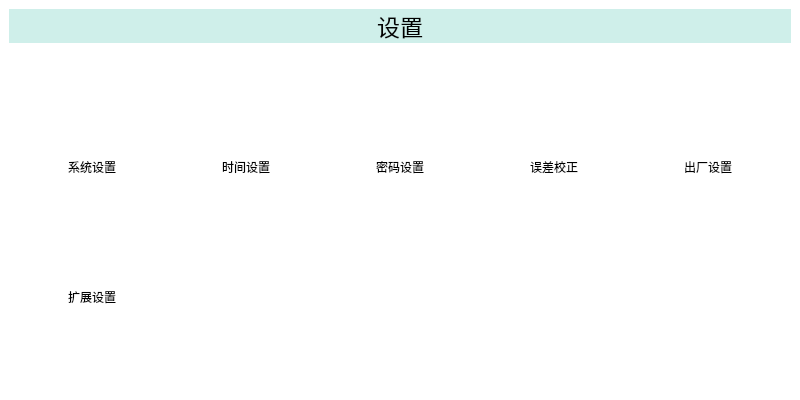
<?xml version="1.0" encoding="UTF-8"?>
<ui version="4.0">
 <class>FormArguSetting</class>
 <widget class="QWidget" name="FormArguSetting">
  <property name="geometry">
   <rect>
    <x>0</x>
    <y>0</y>
    <width>800</width>
    <height>400</height>
   </rect>
  </property>
  <property name="minimumSize">
   <size>
    <width>0</width>
    <height>400</height>
   </size>
  </property>
  <property name="maximumSize">
   <size>
    <width>16777215</width>
    <height>400</height>
   </size>
  </property>
  <property name="windowTitle">
   <string>Form</string>
  </property>
  <property name="styleSheet">
   <string notr="true">background-color: rgb(255, 255, 255);</string>
  </property>
  <layout class="QVBoxLayout" name="verticalLayout">
   <property name="spacing">
    <number>6</number>
   </property>
   <property name="leftMargin">
    <number>9</number>
   </property>
   <property name="topMargin">
    <number>9</number>
   </property>
   <property name="rightMargin">
    <number>9</number>
   </property>
   <property name="bottomMargin">
    <number>9</number>
   </property>
   <item>
    <widget class="QWidget" name="widget" native="true">
     <layout class="QVBoxLayout" name="verticalLayout_5">
      <property name="spacing">
       <number>0</number>
      </property>
      <property name="leftMargin">
       <number>0</number>
      </property>
      <property name="topMargin">
       <number>0</number>
      </property>
      <property name="rightMargin">
       <number>0</number>
      </property>
      <property name="bottomMargin">
       <number>0</number>
      </property>
      <item>
       <widget class="QWidget" name="widget_2" native="true">
        <property name="maximumSize">
         <size>
          <width>16777215</width>
          <height>50</height>
         </size>
        </property>
        <layout class="QHBoxLayout" name="horizontalLayout">
         <property name="leftMargin">
          <number>0</number>
         </property>
         <property name="topMargin">
          <number>0</number>
         </property>
         <property name="rightMargin">
          <number>0</number>
         </property>
         <property name="bottomMargin">
          <number>0</number>
         </property>
         <item>
          <widget class="QLabel" name="label">
           <property name="font">
            <font>
             <pointsize>17</pointsize>
            </font>
           </property>
           <property name="styleSheet">
            <string notr="true">background-color: rgb(207, 239, 234);</string>
           </property>
           <property name="text">
            <string>设置</string>
           </property>
           <property name="alignment">
            <set>Qt::AlignCenter</set>
           </property>
          </widget>
         </item>
        </layout>
       </widget>
      </item>
      <item>
       <widget class="QWidget" name="widget_3" native="true">
        <layout class="QGridLayout" name="gridLayout">
         <item row="1" column="0">
          <layout class="QVBoxLayout" name="verticalLayout_11">
           <item>
            <widget class="QPushButton" name="pushButton_10">
             <property name="minimumSize">
              <size>
               <width>100</width>
               <height>100</height>
              </size>
             </property>
             <property name="maximumSize">
              <size>
               <width>1000</width>
               <height>100</height>
              </size>
             </property>
             <property name="icon">
              <iconset>
               <normalon>:/setting_extend.jpg</normalon>
              </iconset>
             </property>
             <property name="iconSize">
              <size>
               <width>100</width>
               <height>100</height>
              </size>
             </property>
             <property name="flat">
              <bool>true</bool>
             </property>
            </widget>
           </item>
           <item>
            <widget class="QLabel" name="label_11">
             <property name="text">
              <string>扩展设置</string>
             </property>
             <property name="alignment">
              <set>Qt::AlignCenter</set>
             </property>
            </widget>
           </item>
          </layout>
         </item>
         <item row="0" column="1">
          <layout class="QVBoxLayout" name="verticalLayout_3">
           <item>
            <widget class="QPushButton" name="pushButton_timeSetting">
             <property name="minimumSize">
              <size>
               <width>100</width>
               <height>100</height>
              </size>
             </property>
             <property name="maximumSize">
              <size>
               <width>1000</width>
               <height>100</height>
              </size>
             </property>
             <property name="styleSheet">
              <string notr="true">image: url(:/set_time.jpg);</string>
             </property>
             <property name="icon">
              <iconset>
               <normalon>:/set_time.jpg</normalon>
              </iconset>
             </property>
             <property name="iconSize">
              <size>
               <width>100</width>
               <height>100</height>
              </size>
             </property>
             <property name="flat">
              <bool>true</bool>
             </property>
            </widget>
           </item>
           <item>
            <widget class="QLabel" name="label_3">
             <property name="text">
              <string>时间设置</string>
             </property>
             <property name="alignment">
              <set>Qt::AlignCenter</set>
             </property>
            </widget>
           </item>
          </layout>
         </item>
         <item row="0" column="4">
          <layout class="QVBoxLayout" name="verticalLayout_12">
           <item>
            <widget class="QPushButton" name="pushButton_11">
             <property name="minimumSize">
              <size>
               <width>100</width>
               <height>100</height>
              </size>
             </property>
             <property name="maximumSize">
              <size>
               <width>1000</width>
               <height>100</height>
              </size>
             </property>
             <property name="icon">
              <iconset>
               <normalon>:/factory.jpg</normalon>
              </iconset>
             </property>
             <property name="iconSize">
              <size>
               <width>100</width>
               <height>100</height>
              </size>
             </property>
             <property name="flat">
              <bool>true</bool>
             </property>
            </widget>
           </item>
           <item>
            <widget class="QLabel" name="label_12">
             <property name="text">
              <string>出厂设置</string>
             </property>
             <property name="alignment">
              <set>Qt::AlignCenter</set>
             </property>
            </widget>
           </item>
          </layout>
         </item>
         <item row="0" column="0">
          <layout class="QVBoxLayout" name="verticalLayout_2">
           <item>
            <widget class="QPushButton" name="pushButton_systemSetting">
             <property name="minimumSize">
              <size>
               <width>100</width>
               <height>100</height>
              </size>
             </property>
             <property name="maximumSize">
              <size>
               <width>1000</width>
               <height>500</height>
              </size>
             </property>
             <property name="text">
              <string/>
             </property>
             <property name="icon">
              <iconset>
               <normalon>:/setting.jpg</normalon>
              </iconset>
             </property>
             <property name="iconSize">
              <size>
               <width>100</width>
               <height>100</height>
              </size>
             </property>
             <property name="autoRepeat">
              <bool>true</bool>
             </property>
             <property name="flat">
              <bool>true</bool>
             </property>
            </widget>
           </item>
           <item>
            <widget class="QLabel" name="label_2">
             <property name="maximumSize">
              <size>
               <width>16777215</width>
               <height>400</height>
              </size>
             </property>
             <property name="text">
              <string>系统设置</string>
             </property>
             <property name="alignment">
              <set>Qt::AlignCenter</set>
             </property>
            </widget>
           </item>
          </layout>
         </item>
         <item row="0" column="3">
          <layout class="QVBoxLayout" name="verticalLayout_13">
           <item>
            <widget class="QPushButton" name="pushButton_12">
             <property name="minimumSize">
              <size>
               <width>100</width>
               <height>100</height>
              </size>
             </property>
             <property name="maximumSize">
              <size>
               <width>1000</width>
               <height>100</height>
              </size>
             </property>
             <property name="icon">
              <iconset>
               <normalon>:/error.jpg</normalon>
              </iconset>
             </property>
             <property name="iconSize">
              <size>
               <width>100</width>
               <height>100</height>
              </size>
             </property>
             <property name="flat">
              <bool>true</bool>
             </property>
            </widget>
           </item>
           <item>
            <widget class="QLabel" name="label_13">
             <property name="text">
              <string>误差校正</string>
             </property>
             <property name="alignment">
              <set>Qt::AlignCenter</set>
             </property>
            </widget>
           </item>
          </layout>
         </item>
         <item row="0" column="2">
          <layout class="QVBoxLayout" name="verticalLayout_4">
           <item>
            <widget class="QPushButton" name="pushButton_passWord">
             <property name="minimumSize">
              <size>
               <width>100</width>
               <height>100</height>
              </size>
             </property>
             <property name="maximumSize">
              <size>
               <width>1000</width>
               <height>100</height>
              </size>
             </property>
             <property name="styleSheet">
              <string notr="true"/>
             </property>
             <property name="icon">
              <iconset>
               <normalon>:/key.jpg</normalon>
              </iconset>
             </property>
             <property name="iconSize">
              <size>
               <width>100</width>
               <height>100</height>
              </size>
             </property>
             <property name="flat">
              <bool>true</bool>
             </property>
            </widget>
           </item>
           <item>
            <widget class="QLabel" name="label_4">
             <property name="text">
              <string>密码设置</string>
             </property>
             <property name="alignment">
              <set>Qt::AlignCenter</set>
             </property>
            </widget>
           </item>
          </layout>
         </item>
         <item row="2" column="0">
          <spacer name="verticalSpacer">
           <property name="orientation">
            <enum>Qt::Vertical</enum>
           </property>
           <property name="sizeHint" stdset="0">
            <size>
             <width>20</width>
             <height>40</height>
            </size>
           </property>
          </spacer>
         </item>
        </layout>
        <zorder>verticalSpacer</zorder>
       </widget>
      </item>
     </layout>
    </widget>
   </item>
  </layout>
 </widget>
 <resources/>
 <connections/>
</ui>
